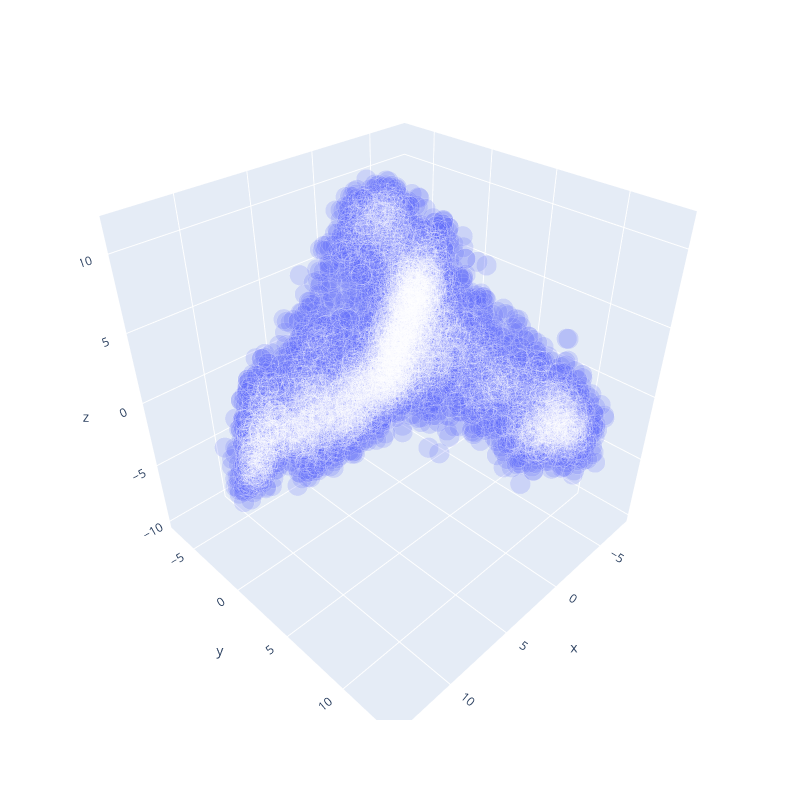

Notebook code cell kept with this figure:
### Code cell
word = 'right'

with open(f'cache/{word}.pt', 'rb') as FILE:
    tensor, metadata = torch.load(FILE)

pca = PCA(n_components = 3)
transformed_data = pca.fit_transform(tensor.to('cpu').numpy())

num_samples = len(metadata)
print(f'Number of samples: {num_samples}')
df = pd.concat([metadata.reset_index(), pd.DataFrame(transformed_data, columns=['x','y','z'])], axis = 1)
df['size'] = [0.1] * num_samples

fig = px.scatter_3d(df, x = 'x', y = 'y', z = 'z', hover_name = 'context', hover_data = ['title', 'author', 'authoryearofbirth'], size = 'size', opacity = 0.1, width = 800, height = 800)
fig.show()

### Figure 1 — Plotly figure (JSON) as saved in the notebook; plotly's stock layout.template omitted (floating-point values rounded to 4 significant figures; data arrays with more than 128 entries replaced by an {"elided": "..."} marker saying what was removed)
{"data": [{"customdata": {"elided": "9580x3 mixed values"}, "hovertemplate": "<b>%{hovertext}</b><br><br>x=%{x}<br>y=%{y}<br>z=%{z}<br>size=%{marker.size}<br>title=%{customdata[0]}<br>author=%{customdata[1]}<br>authoryearofbirth=%{customdata[2]}<extra></extra>", "hovertext": {"elided": "9580 str values"}, "legendgroup": "", "marker": {"color": "#636efa", "opacity": 0.2, "size": {"elided": "9580 float values"}, "sizemode": "area", "sizeref": 0.00025, "symbol": "circle"}, "mode": "markers", "name": "", "scene": "scene", "showlegend": false, "type": "scatter3d", "x": {"elided": "9580 float values"}, "y": {"elided": "9580 float values"}, "z": {"elided": "9580 float values"}}], "layout": {"height": 800, "legend": {"itemsizing": "constant", "tracegroupgap": 0}, "margin": {"t": 60}, "scene": {"domain": {"x": [0, 1], "y": [0, 1]}, "xaxis": {"title": {"text": "x"}}, "yaxis": {"title": {"text": "y"}}, "zaxis": {"title": {"text": "z"}}}, "width": 800}}
